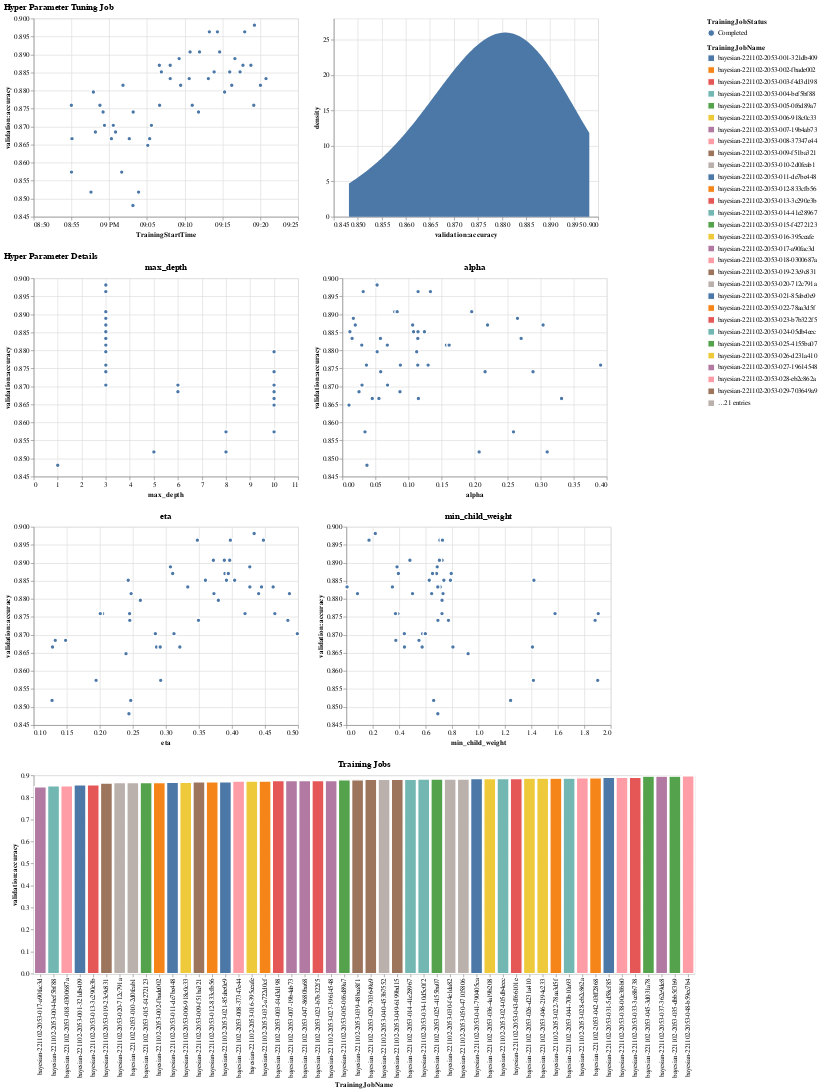

The notebook cell this image was saved under:
### Markdown cell above
Please ensure that the role used by SageMaker allows the `cloudwatch:ListMetrics` action on [IAM](https://console.aws.amazon.com/iam).

### Code cell
from reporting_util import analyze_hpo_job
analyze_hpo_job(tuner, trials_only=True)
